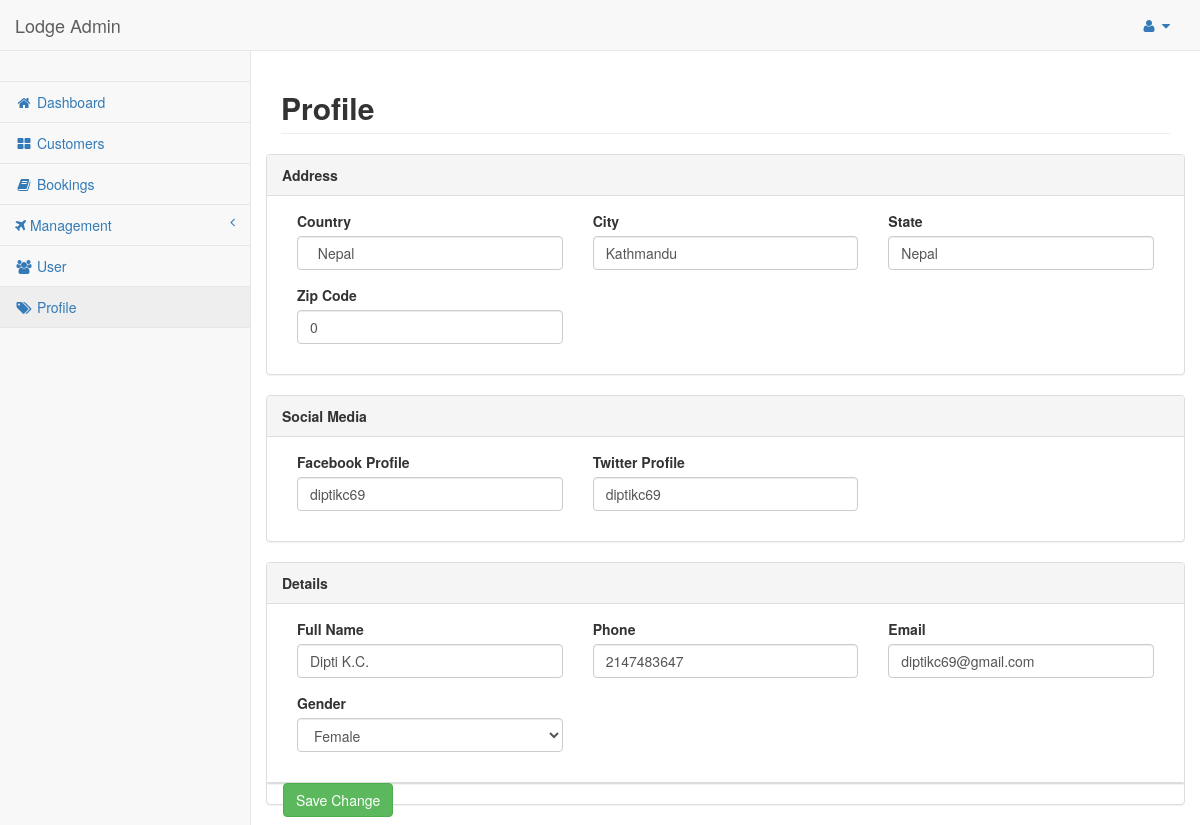
The page /admin/profile.php (signed in) on the database its author committed.
### tables this page shows
CREATE TABLE `user_profile` (
  `id` int(100) NOT NULL,
  `user_id` varchar(100) NOT NULL,
  `country` varchar(100) DEFAULT NULL,
  `city` varchar(100) DEFAULT NULL,
  `state` varchar(100) DEFAULT NULL,
  `zip_code` int(100) DEFAULT NULL,
  `facebook_profile` varchar(100) DEFAULT NULL,
  `twitter_profile` varchar(100) DEFAULT NULL,
  `phone` int(10) DEFAULT NULL,
  `profile_image` varchar(100) DEFAULT NULL,
  `gender` varchar(100) DEFAULT NULL
);

CREATE TABLE `users` (
  `id` int(100) NOT NULL,
  `email` varchar(100) NOT NULL,
  `password` varchar(100) NOT NULL,
  `status` tinyint(4) NOT NULL DEFAULT 0,
  `full_name` varchar(100) NOT NULL,
  `is_admin` tinyint(4) NOT NULL DEFAULT 0,
  `phone` int(100) NOT NULL,
  `address` varchar(100) NOT NULL
);

### admin/profile.php (the view, shortened to what this page needs)
<?php
include 'include/head.php';
$userId = $_SESSION['userId'];
if(isset($userId)){
    $sql = "SELECT * FROM users WHERE id = '$userId' LIMIT 1" ;
    $result = mysqli_query($conn,$sql);
    while($row = mysqli_fetch_array($result)) {
        $fullName = $row['full_name'];
        $email = $row['email'];
    }
   $profileSql = "SELECT * FROM user_profile WHERE user_id = '$userId' LIMIT 1";
   $profileResult = mysqli_query($conn,$profileSql);
   while($profileRow = mysqli_fetch_array($profileResult)) {
    $Country = $profileRow['country'];
    $City = $profileRow['city'];
    $State = $profileRow['state'];
    $zipCode = $profileRow['zip_code'];
    $facebookLink = $profileRow['facebook_profile'];
    $twitterLink = $profileRow['twitter_profile'];
    $phone = $profileRow['phone'];
    $gender = $profileRow['gender'];
   }
}
?>
<body>
    <div id="wrapper">
        <nav class="navbar navbar-default navbar-static-top" role="navigation" style="margin-bottom: 0">
            <?php include 'include/navbar.php';?>
            <?php include 'include/sidebar.php';?>
        </nav>
        <div id="page-wrapper">
            <div class="row">
                <div class="col-lg-12">
                    <h2 class="page-header"><b>Profile</b></h2>
                </div>
            </div>
            <div class="row">
                <div class="col-sm-12">
                </div>
            <form action="profile.php" method="post">
                <div class="panel panel-default">
                    <div class="panel-heading">
                       <b> Address </b>
                    </div>
                    <div class="panel-body">
                        <div class="col-lg-4 col-md-12">
                            <div class="form-group">
                                <label><b> Country</b> </label>
                                <input value=" <?php echo $Country; ?>"
                                class="form-control" name="country" placeholder="Country">
                            </div>
                        </div>
                        <div class="col-lg-4 col-md-12">
                            <div class="form-group">
                                <label><b> City </b> </label>
                                <input value="<?php echo $City; ?>"
                                class="form-control" name="city" placeholder="City">
                            </div>
                        </div>
                        <div class="col-lg-4 col-md-12">
                            <div class="form-group">
                                <label><b> State</b></label>
                                <input value="<?php echo $State; ?>"
                                class="form-control" name="state" placeholder=" State">
                            </div>
                        </div>
                        <div class="col-lg-4 col-md-12">
                            <div class="form-group">
                                <label><b> Zip Code</b></label>
                                <input value="<?php echo $zipCode; ?>"
                                class="form-control" name="zip_code" placeholder="Zip Code">
                            </div>
                        </div>
                    </div>
                </div>
                <div class="panel panel-default">
                    <div class="panel-heading">
                        <b>Social Media</b>
                    </div>
                    <div class="panel-body">
                        <div class="col-lg-4 col-md-12">
                            <div class="form-group">
                                <label><b>Facebook Profile</b></label>
                                <input value="<?php echo $facebookLink; ?>"
                                class="form-control" name="facebook_profile" placeholder="Facebook Profile">
                            </div>
                        </div>
                        <div class="col-lg-4 col-md-6">
                            <div class="form-group">
                                <label><b>Twitter Profile</b></label>
                                <input value="<?php echo $twitterLink; ?>"
                                class="form-control" name="twitter_profile" placeholder="Twitter Profile">
                            </div>
                        </div>
                    </div>
                </div>
                <div class="panel panel-default">
                    <div class="panel-heading">
                       <b> Details </b>
                    </div>
                    <div class="panel-body">
                        <div class="col-lg-4 col-md-12">
                            <div class="form-group">
                                <label><b>Full Name</b></label>
                                <input value ="<?php echo $fullName; ?>"
                                 class="form-control" name="full_name" placeholder="fname">
                            </div>
                        </div>
                        <div class="col-lg-4 col-md-6">
                            <div class="form-group">
                                <label><b>Phone</b></label>
                                <input value="<?php echo $phone; ?>"
                                class="form-control" name="phone" placeholder="phone">
                            </div>
                        </div>
                        <div class="col-lg-4 col-md-6">
                            <div class="form-group">
                                <label><b>Email</b></label>
                                <input value="<?php echo $email; ?>"
                                class="form-control" name="email" placeholder="email">
                            </div>
                        </div>
                        <div class="col-lg-4 col-md-12">
                            <div class="form-group">
                                <label><b>Gender</b></label>
                                <select name="gender" class="form-control">
                                 <option
                                <?php if($gender == 'female'){
                                    echo "selected";
                                } ?>
                                 value="female">Female</option>
                                </select>
                            </div>
                        </div>
                    </div>
                    <div class="panel panel-default">
                      <div class="col-sm-12">
                            <button type="submit" name="save"
                             class="btn   btn-success">
                             Save Change
                            </button>
                      </div>
                    </div>
                </div>
            </form>
        </div>
    </div>
</body>
</html>

### rows shown on the page
user_profile: country "Nepal", city "Kathmandu", state "Nepal", zip_code "0", facebook_profile "diptikc69", twitter_profile "diptikc69", phone "2147483647", gender "Female"
users: full_name "Dipti K.C.", email "diptikc69@gmail.com"
